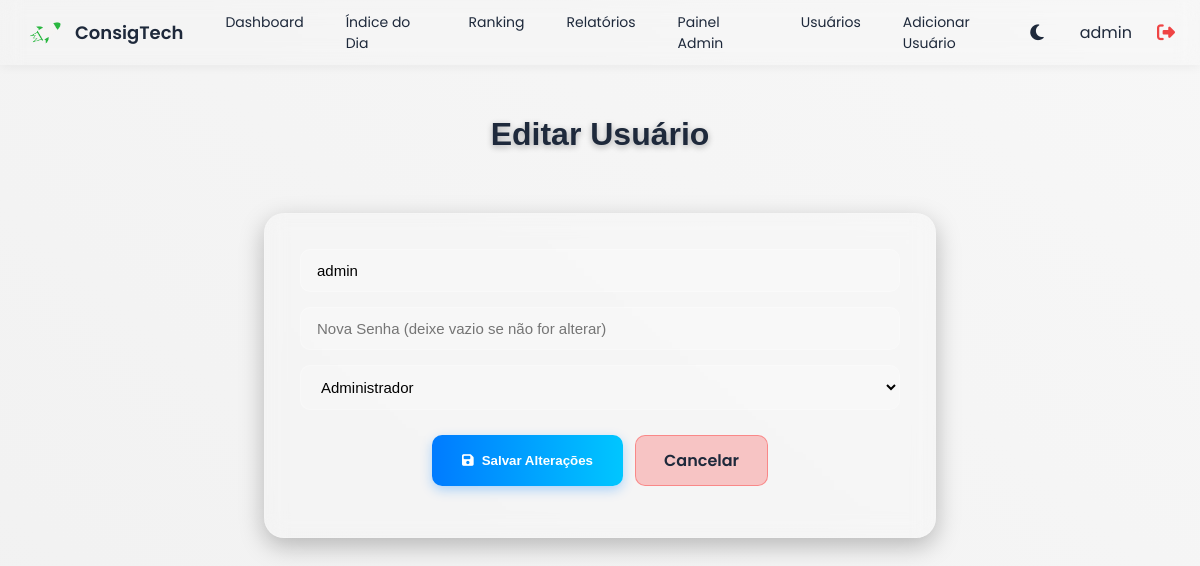
/editar_usuario/1 (signed in), run on an earlier commit of the app's database.
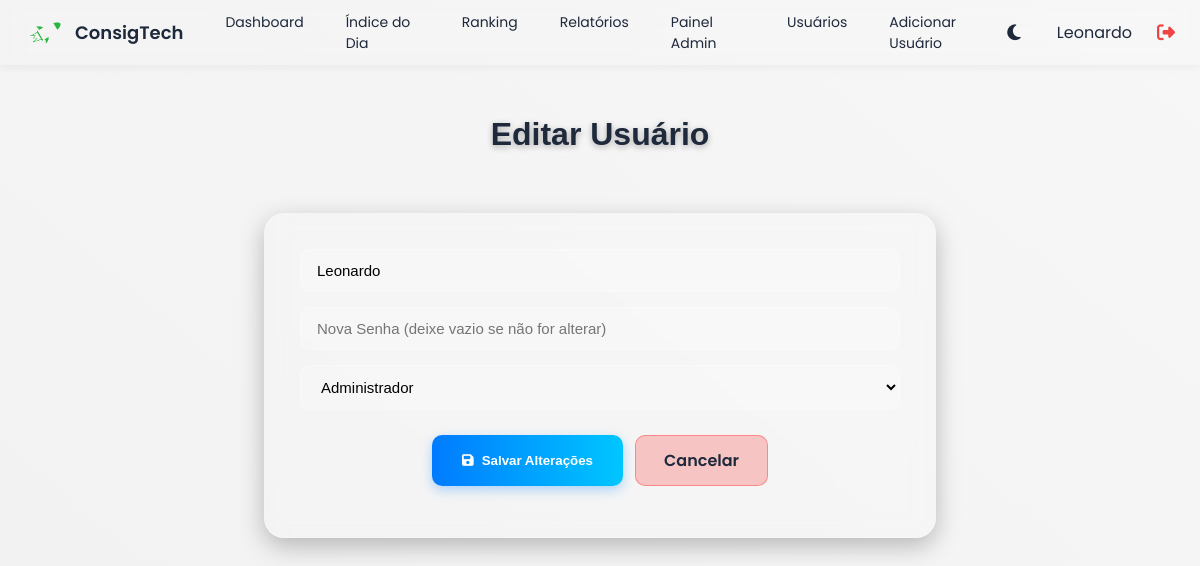
And on a later commit of the database.
### tables this page shows
CREATE TABLE users (
            id INTEGER PRIMARY KEY AUTOINCREMENT,
            nome TEXT UNIQUE NOT NULL,
            senha TEXT NOT NULL,
            role TEXT DEFAULT 'user'
        );

### app.py (the view, shortened to what this page needs)
@app.route("/editar_usuario/<int:id>", methods=["GET", "POST"])
def editar_usuario(id):
    if "user" not in session or session["role"] != "admin":
        return redirect(url_for("login"))
    conn = get_conn()
    cur = conn.cursor()
    cur.execute("SELECT id, nome, role FROM users WHERE id = ?" if isinstance(conn, sqlite3.Connection)
                else "SELECT id, nome, role FROM users WHERE id = %s", (id,))
    user = cur.fetchone()
    if not user:
        conn.close()
        return redirect(url_for("usuarios"))
    conn.close()
    return render_template("editar.html", user=user)

### app.py (called while the page is built)
def get_conn():
    if DATABASE_URL and psycopg2:
        return psycopg2.connect(DATABASE_URL, sslmode="require")
    else:
        return sqlite3.connect(LOCAL_DB, check_same_thread=False)

### templates/editar.html (shortened to what this page needs)
{% extends "base.html" %}
{% block content %}
<h1 class="titulo-tomorrow">Editar Usuário</h1>
<div class="usuario-edit-container">
  <form method="POST">
    <input class="barra-cpf" type="text" name="nome" value="{{ user[1] }}" required>
    <input class="barra-cpf" type="password" name="senha" placeholder="Nova Senha (deixe vazio se não for alterar)">
    <select class="barra-cpf" name="role" required>
      <option value="admin" {% if user[2]=='admin' %}selected{% endif %}>Administrador</option>
    </select>
    <div class="button-group">
      <button type="submit" class="azul"><i class="fa fa-save"></i> Salvar Alterações</button>
      <a href="{{ url_for('usuarios') }}" class="voltar">Cancelar</a>
    </div>
  </form>
</div>
{% endblock %}

### templates/base.html (shortened to what this page needs)
<!DOCTYPE html>
<html lang="pt-BR">
<head>
    <link rel="stylesheet" href="https://cdnjs.cloudflare.com/ajax/libs/font-awesome/6.5.0/css/all.min.css">
</head>
<body>
    <div class="navbar">
        <div class="nav-left">
            <div class="logo">
                <img src="{{ url_for('static', filename='img/icone.png') }}" class="logo-icon">
                ConsigTech
            </div>
            <div class="menu">
                <a href="/dashboard">Dashboard</a>
                <a href="/indice_dia">Índice do Dia</a>
                <a href="/ranking">Ranking</a>
                {% if session.get('role') == 'admin' %}
                <a href="/relatorios">Relatórios</a>
                <a href="/painel_admin">Painel Admin</a>
                <a href="/usuarios">Usuários</a>
                <a href="/register">Adicionar Usuário</a>
                {% endif %}
            </div>
        </div>
        <div class="nav-right">
            <button id="toggleTheme" class="btn-theme">
                <i id="iconTema" class="fa-solid fa-moon"></i>
            </button>
            <span>{{ session.get('user') }}</span>
            <a href="/logout" class="logout-icon">
                <i class="fa-solid fa-right-from-bracket"></i>
            </a>
        </div>
    </div>
    <div class="container">
        {% block content %}{% endblock %}
    </div>
</body>
</html>

What changed in the data, as far as the page shows it:
changed users "Administrador": get (not shown) → "Leonardo"; nome "admin" → "Leonardo"
Also different on the page:
{{ session.get('user') }}: "admin" → (not shown)
